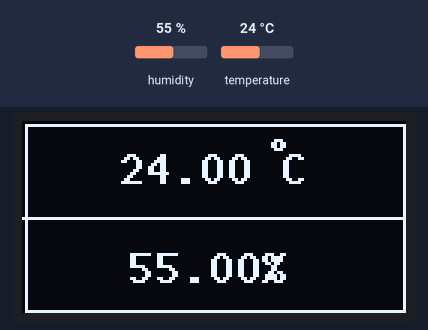
A sketch run on a simulated Arduino Uno, built with avr-gcc and run on an emulated ATmega328P. Shown: 128×64 one-colour display. The test bench sets the inputs (shaded band); at power-on: humidity 55 %, temperature 24 °C. What the sketch prints to the serial monitor is not drawn.

Above: at 1.8 s.
1.9 s: humidity set to 22 %
At 3.3 s:
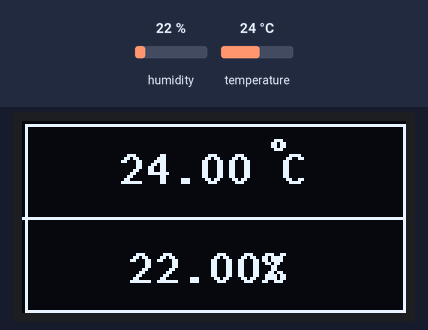
3.6 s: temperature set to 12 °C
At 5.3 s:
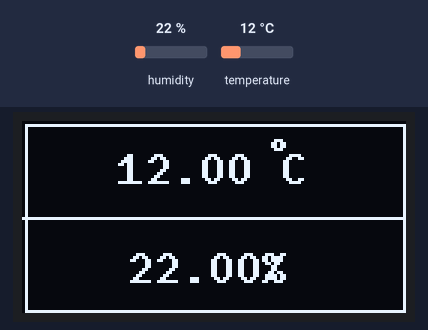
5.8 s: humidity set to 40 %
At 7.3 s:
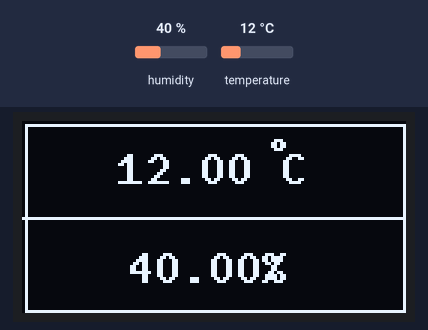
7.9 s: temperature set to 19 °C
At 9.3 s:
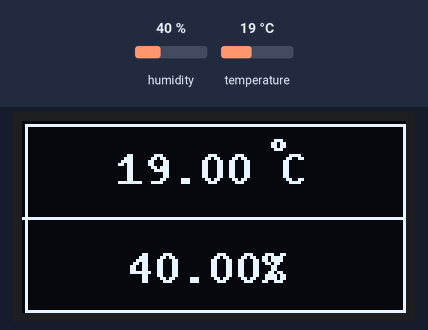
Timing chart, 0 to 10.9 s (numbered marks = the images above; inputs shaded):
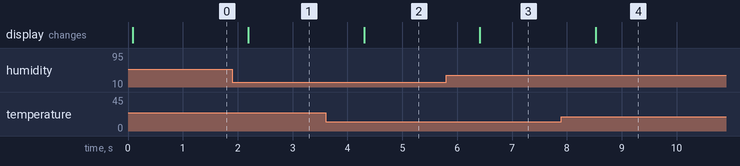

The sketch:

hydrometer.ino
```cpp
#include <U8g2lib.h>
#include <Wire.h>
#include <SPI.h>
#include <Adafruit_Sensor.h>
#include <Adafruit_BME280.h>

const char DEGREE_SYMBOL[] = { 0xB0, '\0' };


//U8G2_SSD1306_128X64_NONAME_F_HW_I2C u8g2(0x3C, /* clock=*/ SCL, /* data=*/ SDA, /* reset=*/ U8X8_PIN_NONE);   // All Boards without Reset of the Display

U8G2_SSD1306_128X64_NONAME_F_HW_I2C u8g2(U8G2_R0, /* reset=*/ U8X8_PIN_NONE);


Adafruit_BME280 bme;
void u8g2_prepare(void) {
  u8g2.enableUTF8Print();
  u8g2.setFont(u8g2_font_9x18B_tf);
  u8g2.setFontRefHeightExtendedText();
  u8g2.setDrawColor(1);
  u8g2.setFontPosTop();
  u8g2.setFontDirection(0);
}


void setup() {
  // put your setup code here, to run once:
  Serial.begin(9600);

  Wire.begin();
  bme.begin(0x76);
  u8g2.begin();

  u8g2_prepare();
}


void printValues()
{

    char str[80];
    char buff[7];
    char buff2[7];
    float temp = bme.readTemperature();
    float hum = bme.readHumidity();


    sprintf(str, "Temperature:%s,Humidity:%s", dtostrf(temp,4,2,buff),dtostrf(hum,4,2,buff2));

    Serial.println(str);

    u8g2.clearBuffer(); // clear the internal memory

    sprintf(str, "%s C", buff);
    u8g2.drawStr(32,9, str);
    u8g2.drawUTF8(82,6, DEGREE_SYMBOL);

    u8g2.drawFrame(1,1,127,63);
    u8g2.drawLine(0,32, 128,32);

    sprintf(str, "%s%%", buff2);
    u8g2.drawStr(35,42,str);
    u8g2.sendBuffer();
}

void loop() {
  printValues();
  delay(1000);
}
```

Measured:
- after the input at 1.9 s, the display: changes after 0.30 s (image 1)
- after the input at 3.6 s, the display: changes after 0.71 s (image 2)
- after the input at 5.8 s, the display: changes after 0.62 s (image 3)
- after the input at 7.9 s, the display: changes after 0.63 s (image 4)
